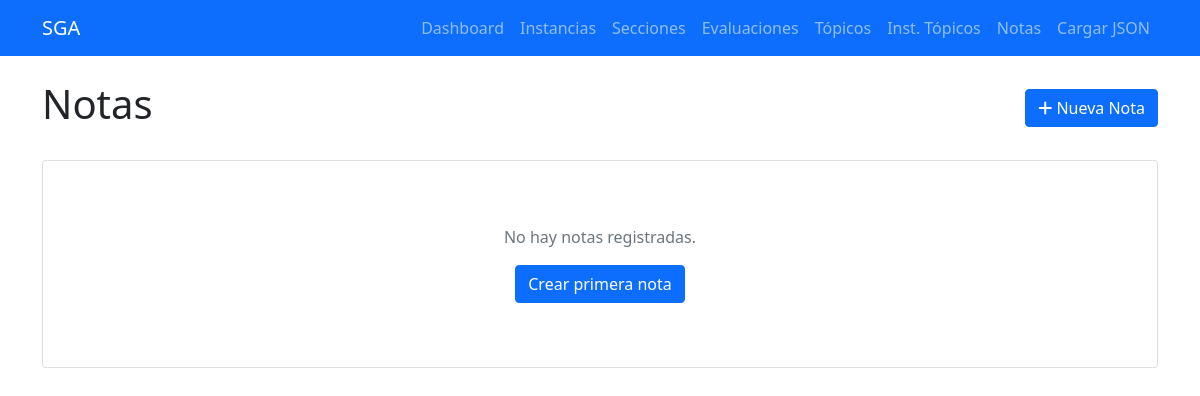
Page /notas on the earlier database version.
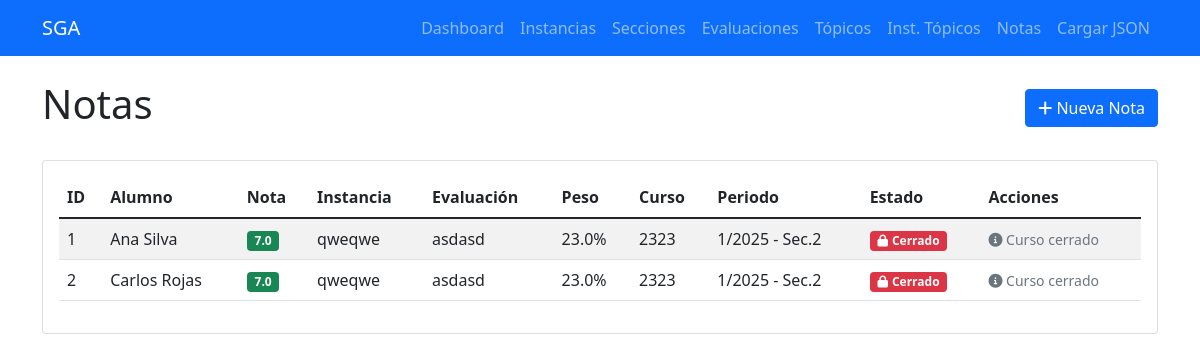
Same page on the later database version.
### tables this page shows
CREATE TABLE notas (
            id INTEGER PRIMARY KEY AUTOINCREMENT,
            alumno_id INTEGER NOT NULL,
            instancia_topico_id INTEGER NOT NULL,
            nota REAL NOT NULL,
            created_at TIMESTAMP DEFAULT CURRENT_TIMESTAMP,
            FOREIGN KEY (alumno_id) REFERENCES alumnos (id) ON DELETE CASCADE,
            FOREIGN KEY (instancia_topico_id) REFERENCES instancias_topico (id) ON DELETE CASCADE,
            UNIQUE(alumno_id, instancia_topico_id)
        );

CREATE TABLE alumnos (
            id INTEGER PRIMARY KEY AUTOINCREMENT,
            nombre TEXT NOT NULL,
            correo TEXT UNIQUE NOT NULL,
            fecha_ingreso DATE NOT NULL,
            created_at TIMESTAMP DEFAULT CURRENT_TIMESTAMP
        );

CREATE TABLE instancias_topico (
            id INTEGER PRIMARY KEY AUTOINCREMENT,
            nombre TEXT NOT NULL,
            peso REAL NOT NULL,
            opcional BOOLEAN DEFAULT 0,
            evaluacion_id INTEGER NOT NULL,
            topico_id INTEGER NOT NULL,
            created_at TIMESTAMP DEFAULT CURRENT_TIMESTAMP,
            FOREIGN KEY (evaluacion_id) REFERENCES evaluaciones (id) ON DELETE CASCADE,
            FOREIGN KEY (topico_id) REFERENCES topicos (id) ON DELETE CASCADE
        );

CREATE TABLE evaluaciones (
            id INTEGER PRIMARY KEY AUTOINCREMENT,
            nombre TEXT NOT NULL,
            porcentaje REAL NOT NULL,
            seccion_id INTEGER NOT NULL,
            created_at TIMESTAMP DEFAULT CURRENT_TIMESTAMP,
            FOREIGN KEY (seccion_id) REFERENCES secciones (id) ON DELETE CASCADE
        );

CREATE TABLE cursos (
            id INTEGER PRIMARY KEY AUTOINCREMENT,
            codigo TEXT UNIQUE NOT NULL,
            nombre TEXT NOT NULL,
            requisitos TEXT,
            created_at TIMESTAMP DEFAULT CURRENT_TIMESTAMP
        );

CREATE TABLE instancias_curso (
            id INTEGER PRIMARY KEY AUTOINCREMENT,
            semestre INTEGER NOT NULL,
            anio INTEGER NOT NULL,
            curso_id INTEGER NOT NULL,
            created_at TIMESTAMP DEFAULT CURRENT_TIMESTAMP, cerrado BOOLEAN DEFAULT 0, fecha_cierre TIMESTAMP NULL,
            FOREIGN KEY (curso_id) REFERENCES cursos (id) ON DELETE CASCADE
        );

### routes/nota_routes.py (the view)
@nota_bp.route('/notas')
def listar_notas():
    notas = Nota.obtener_todos()
    return render_template('notas/listar.html', notas=notas)

### db/database.py (called while the page is built)
def get_connection():
    return sqlite3.connect(DATABASE_PATH)

def execute_query(query, params=None):
    conn = get_connection()
    cursor = conn.cursor()
    if params:
        cursor.execute(query, params)
    else:
        cursor.execute(query)
    if query.strip().upper().startswith('SELECT'):
        results = cursor.fetchall()
    else:
        conn.commit()
        results = cursor.lastrowid
    conn.close()
    return results

### templates/notas/listar.html (shortened to what this page needs)
{% extends "base.html" %}
{% block content %}
<div class="d-flex justify-content-between align-items-center mb-4">
    <h1>Notas</h1>
    <a href="{{ url_for('nota.crear_nota') }}" class="btn btn-primary">
        <i class="fas fa-plus"></i> Nueva Nota
    </a>
</div>
<div class="card">
    <div class="card-body">
        {% if notas %}
            <div class="table-responsive">
                <table class="table table-striped">                    <thead>
                        <tr>
                            <th>ID</th>
                            <th>Alumno</th>
                            <th>Nota</th>
                            <th>Instancia</th>
                            <th>Evaluación</th>
                            <th>Peso</th>
                            <th>Curso</th>
                            <th>Periodo</th>
                            <th>Estado</th>
                            <th>Acciones</th>
                        </tr>
                    </thead>
                    <tbody>                        {% for nota in notas %}
                        <tr>
                            <td>{{ nota.id }}</td>
                            <td>{{ nota.alumno_nombre }}</td>
                            <td>
                                <span class="badge {% if nota.nota >= 4.0 %}bg-success{% else %}bg-danger{% endif %}">
                                    {{ "%.1f"|format(nota.nota) }}
                                </span>
                            </td>
                            <td>{{ nota.instancia_nombre }}</td>
                            <td>{{ nota.evaluacion_nombre }}</td>
                            <td>{{ nota.peso }}%</td>
                            <td>{{ nota.curso_codigo }}</td>
                            <td>{{ nota.semestre }}/{{ nota.anio }} - Sec.{{ nota.seccion_numero }}</td>
                            <td>
                                {% if nota.curso_cerrado %}
                                    <span class="badge bg-danger">
                                        <i class="fas fa-lock me-1"></i>Cerrado
                                    </span>
                                {% else %}
                                    <span class="badge bg-success">
                                        <i class="fas fa-unlock me-1"></i>Abierto
                                    </span>
                                {% endif %}
                            </td>
                            <td>
                                {% if nota.curso_cerrado %}
                                    <span class="text-muted small">
                                        <i class="fas fa-info-circle"></i> Curso cerrado
                                    </span>
                                {% endif %}
                            </td>
                        </tr>
                        {% endfor %}
                    </tbody>
                </table>
            </div>
        {% else %}
            <div class="text-center py-5">
                <p class="text-muted">No hay notas registradas.</p>
                <a href="{{ url_for('nota.crear_nota') }}" class="btn btn-primary">
                    Crear primera nota
                </a>
            </div>
        {% endif %}
    </div>
</div>
{% endblock %}

Differences in the rows shown:
added notas: id "1", alumno_nombre "Ana Silva", nota "7.0", instancia_nombre "qweqwe", evaluacion_nombre "asdasd", peso "23.0", curso_codigo "2323", semestre "1", anio "2025", seccion_numero "2"
added notas: id "2", alumno_nombre "Carlos Rojas", nota "7.0", instancia_nombre "qweqwe", evaluacion_nombre "asdasd", peso "23.0", curso_codigo "2323", semestre "1", anio "2025", seccion_numero "2"
Other differences:
text no longer shown: "No hay notas registradas. Crear primera nota"
text now shown: "ID Alumno Nota Instancia Evaluación Peso Curso Periodo Estado Acciones"
